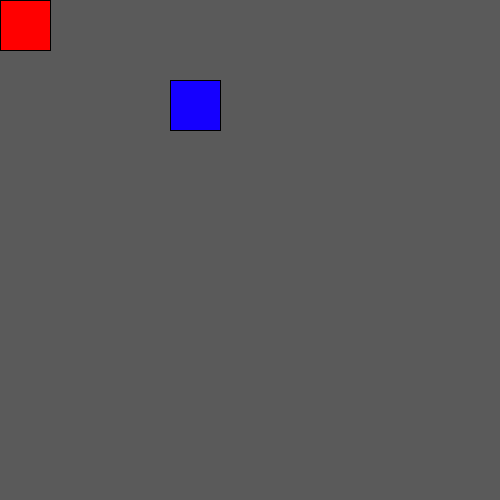
Frame 1 (no input)
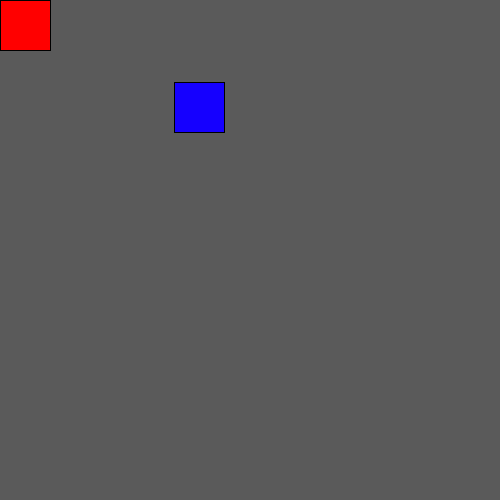
Frame 60 (the mouse pressed at the canvas centre just before this capture)
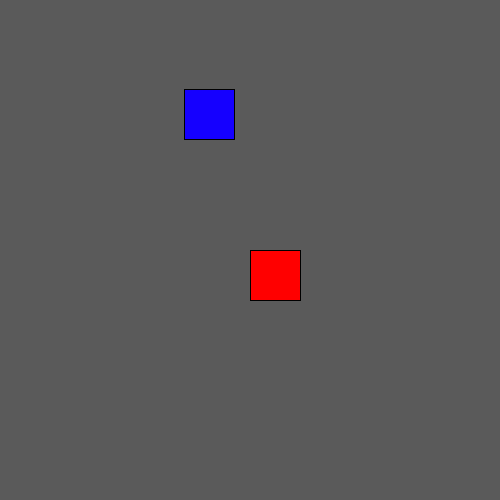
Frame 120 (the mouse held since frame 60 and released just before this capture)

The Processing sketch that drew these frames (run headless with seeded random() and noise(); from frame 60 on, the mouse is pressed at the canvas centre):

// Processing sketch: ej_06
// ── ej_06.pde
/******************************************/
/*Processing en el Universo del Videojuego*/
/*Unidad 5: Colisiones                    */
/*Ejemplo 06: Colisión en Movimiento      */
/*                                        */
/* ibuioli@gmail.com                      */
/* jaimeperezmarin@gmail.com              */
/******************************************/

Cuadrado forma1;          //Crea Objeto
Cuadrado_Volador forma2;  //Crea Objeto
float d;                  //Distancia

void setup() {
  size(500, 500);

  forma1 = new Cuadrado(0, 0, 360);
  forma2 = new Cuadrado_Volador(170, 80, 245);
}

void draw() {
  background(90);  //Actualiza el Fondo

  forma1.mostrar();
  forma2.mostrar();

  forma1.x = mouseX;  //Actualiza posición X de forma
  forma1.y = mouseY;  //Actualiza posición Y de forma

  d = dist(forma1.x, forma1.y, forma2.x, forma2.y);

  if (d < 50) {  //Detecta la colisión para simular empuje
    forma2.x += mouseX - pmouseX; //Con valores previos se puede optimizar el código y simular empuje
    forma2.y += mouseY - pmouseY;
  }

  //Imprime distancia en la Consola
  //Cuanto más cerca, el valor es menor
  println(d);
}


// ── Cuadrado.pde
class Cuadrado {
  int x, y;
  color c;

  Cuadrado(int x_, int y_, color c_) {  //Constructor
    x = x_;
    y = y_;
    c = c_;
  }
  
  void mostrar(){
    pushStyle();
    colorMode(HSB, 360, 100, 100);
    fill(c, 100, 100);
    rect(x, y, 50, 50);
    popStyle();
  }
}


// ── Cuadrado_Volador.pde
class Cuadrado_Volador {
  float x, y, a;
  color c;

  Cuadrado_Volador(int x_, int y_, color c_) {  //Constructor
    x = x_;
    y = y_;
    c = c_;
  }
  
  void mostrar(){
    
    x = x + sin(a)*8;
    y = y + sin(a)*5;
    a += .1;
    
    pushStyle();
    colorMode(HSB, 360, 100, 100);
    fill(c, 100, 100);
    rect(x, y, 50, 50);
    popStyle();
  }
}
